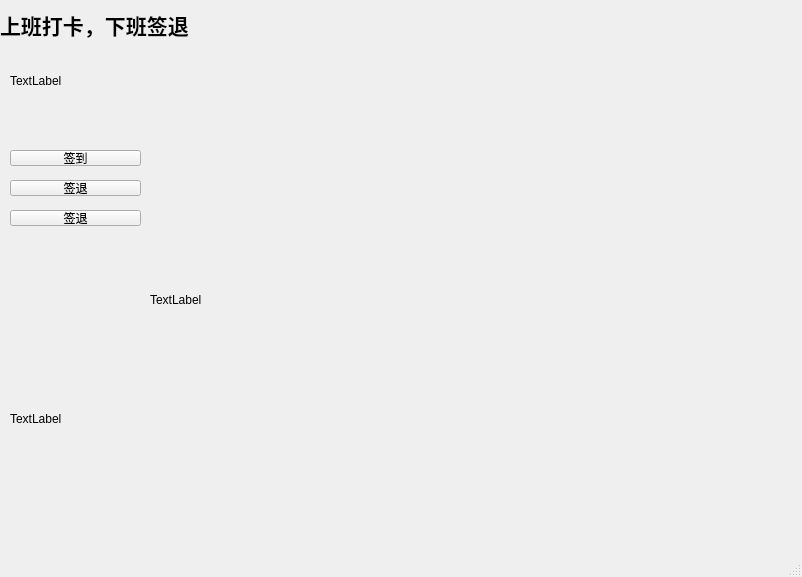
<?xml version="1.0" encoding="UTF-8"?>
<ui version="4.0">
 <class>MainWindow</class>
 <widget class="QMainWindow" name="MainWindow">
  <property name="geometry">
   <rect>
    <x>0</x>
    <y>0</y>
    <width>802</width>
    <height>577</height>
   </rect>
  </property>
  <property name="windowTitle">
   <string>MainWindow</string>
  </property>
  <widget class="QWidget" name="centralwidget">
   <widget class="QLabel" name="TheTitle">
    <property name="geometry">
     <rect>
      <x>0</x>
      <y>0</y>
      <width>801</width>
      <height>51</height>
     </rect>
    </property>
    <property name="text">
     <string>&lt;html&gt;&lt;head/&gt;&lt;body&gt;&lt;p&gt;&lt;span style=&quot; font-size:16pt; font-weight:600;&quot;&gt;上班打卡，下班签退&lt;/span&gt;&lt;/p&gt;&lt;/body&gt;&lt;/html&gt;</string>
    </property>
   </widget>
   <widget class="QLabel" name="VedioLabel">
    <property name="geometry">
     <rect>
      <x>150</x>
      <y>60</y>
      <width>640</width>
      <height>480</height>
     </rect>
    </property>
    <property name="minimumSize">
     <size>
      <width>640</width>
      <height>480</height>
     </size>
    </property>
    <property name="maximumSize">
     <size>
      <width>640</width>
      <height>480</height>
     </size>
    </property>
    <property name="text">
     <string>TextLabel</string>
    </property>
   </widget>
   <widget class="QLabel" name="label">
    <property name="geometry">
     <rect>
      <x>10</x>
      <y>298</y>
      <width>131</width>
      <height>241</height>
     </rect>
    </property>
    <property name="text">
     <string>TextLabel</string>
    </property>
   </widget>
   <widget class="QLabel" name="label_2">
    <property name="geometry">
     <rect>
      <x>10</x>
      <y>60</y>
      <width>121</width>
      <height>41</height>
     </rect>
    </property>
    <property name="text">
     <string>TextLabel</string>
    </property>
   </widget>
   <widget class="QPushButton" name="pushButton">
    <property name="geometry">
     <rect>
      <x>10</x>
      <y>150</y>
      <width>131</width>
      <height>16</height>
     </rect>
    </property>
    <property name="text">
     <string>签到</string>
    </property>
   </widget>
   <widget class="QPushButton" name="pushButton_2">
    <property name="geometry">
     <rect>
      <x>10</x>
      <y>210</y>
      <width>131</width>
      <height>16</height>
     </rect>
    </property>
    <property name="text">
     <string>签退</string>
    </property>
   </widget>
   <widget class="QPushButton" name="pushButton_3">
    <property name="geometry">
     <rect>
      <x>10</x>
      <y>180</y>
      <width>131</width>
      <height>16</height>
     </rect>
    </property>
    <property name="text">
     <string>签退</string>
    </property>
   </widget>
  </widget>
  <widget class="QMenuBar" name="menubar">
   <property name="geometry">
    <rect>
     <x>0</x>
     <y>0</y>
     <width>802</width>
     <height>18</height>
    </rect>
   </property>
  </widget>
  <widget class="QStatusBar" name="statusbar"/>
 </widget>
 <resources/>
 <connections/>
</ui>
